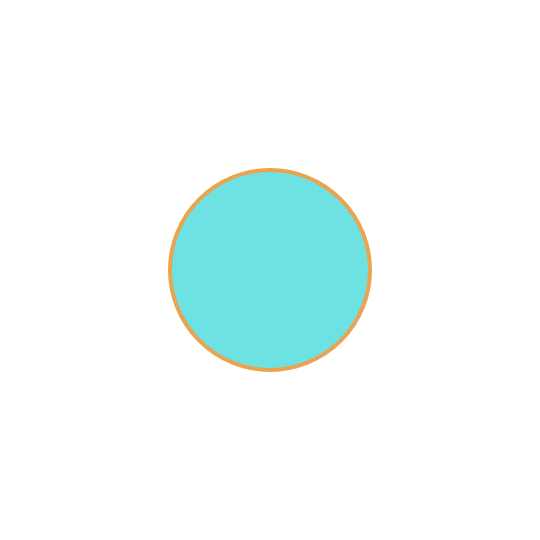
Frame 1 (no input)
Frame 60 (no input): identical to frame 1, image omitted
Frame 120 (the mouse pressed at the canvas centre since frame 60): identical to frame 1, image omitted

The p5.js sketch that drew this single still picture (run headless with seeded random() and noise() and a simulated clock; from frame 60 on, the mouse is pressed at the canvas centre):

// p5.js sketch
// ── sketch.js
function setup() {
    createCanvas(540, 540);
    background(255); // Good practice: clear the background a first time in the 'setup'
}

function draw() {
    background(255); // Background clearing
    fill('#6ee2e2');
    stroke(234, 163, 80);
    strokeWeight(4);
    ellipse(width/2, height/2, 200, 200);
}
